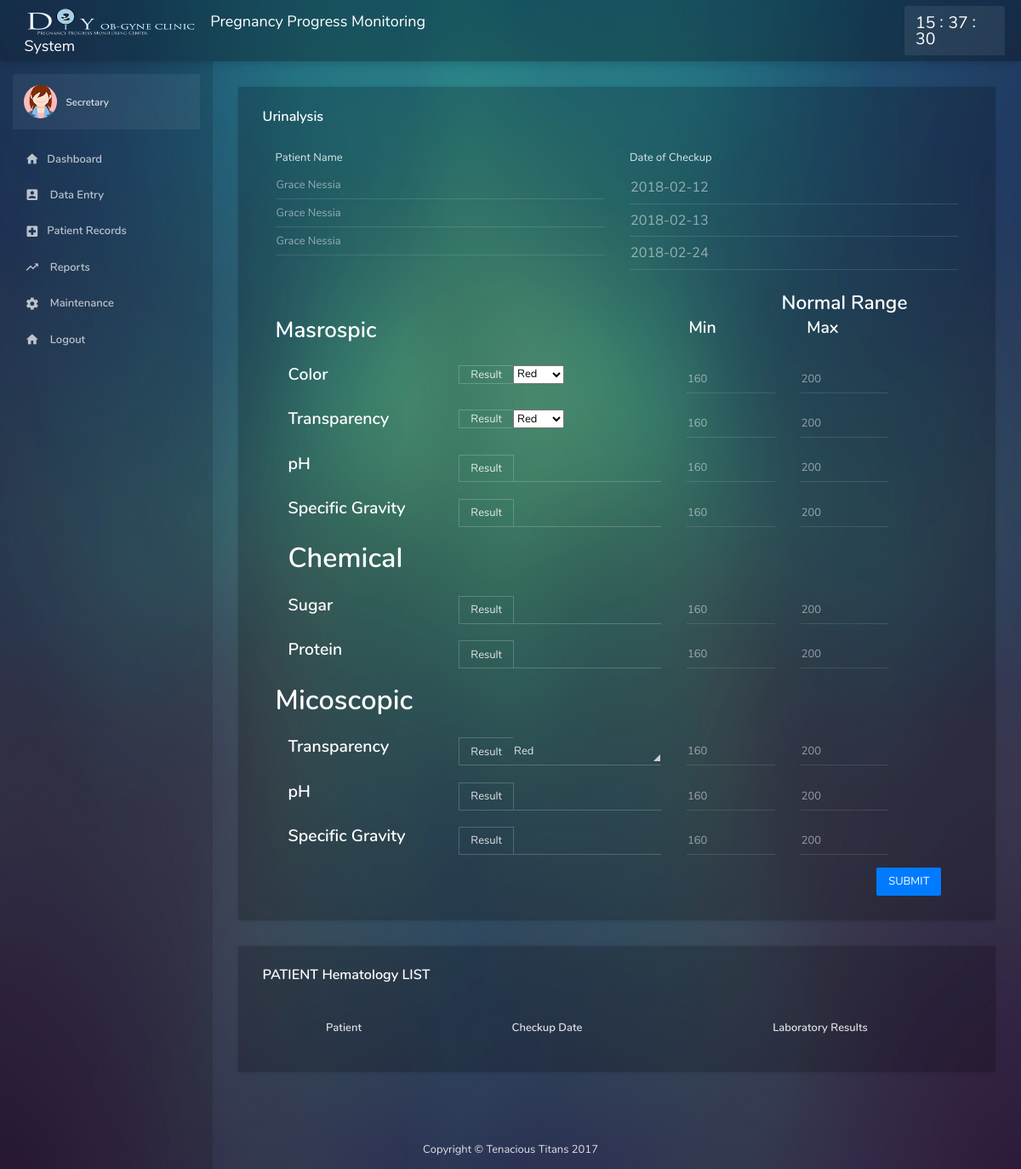
The app's page /admin/PatientLaboratory-Urinalysis.php?id3=9 with its own data.
### tables this page shows
CREATE TABLE `schedule` (
  `sched_ID` int(11) NOT NULL AUTO_INCREMENT,
  `patient_ID` int(11) NOT NULL,
  `sched_Date` date NOT NULL,
  `sched_Time` time NOT NULL,
  `sched_status` varchar(10) NOT NULL,
  `month` char(3) NOT NULL,
  `year` char(4) NOT NULL,
  PRIMARY KEY (`sched_ID`)
);

CREATE TABLE `patient` (
  `patient_ID` int(5) NOT NULL AUTO_INCREMENT,
  `patient_firstName` varchar(15) NOT NULL,
  `patient_lastName` varchar(15) NOT NULL,
  `patient_address` varchar(30) NOT NULL,
  `patient_contactNumber` varchar(15) NOT NULL,
  `patient_bloodType` varchar(5) NOT NULL,
  `patient_Age` int(5) NOT NULL,
  `patient_Name` varchar(30) NOT NULL,
  `patient_time` varchar(15) NOT NULL,
  `patient_LMP` date NOT NULL,
  `month` char(3) NOT NULL,
  `year` char(4) NOT NULL,
  PRIMARY KEY (`patient_ID`)
);

### admin/PatientLaboratory-Urinalysis.php (the view, shortened to what the rows shown need)
<?php
    include("includes/header.php");
    ?>
        <section class="content">
            <div class="card">
                <div class="card-body">
                      <form method="POST" action="actions/urinalysisAction.php">
                    <h2 class="card-title">Urinalysis</h2>
                <div class="container-fluid">
                <div class="row">
                        <div class="col-md-6">
                            <div class="form-group">
                                <label>Patient Name</label>
                                    <?php
                                    include "dbconnect.php";
                                      $id = $_GET['id3'];
                                    $pat = $connect->query("SELECT * FROM `schedule` INNER JOIN `patient` on schedule.patient_ID = patient.patient_ID WHERE schedule.patient_ID = '$id'") or die(mysqli_error());
                                    while($fetch = $pat->fetch_array()){?>
                                    <input type="text" class="form-control form-control" value="<?php echo $fetch['patient_Name']; ?>" disabled >
                                      <?php } ?>
                            </div>
                        </div>
                        <div class="col-md-6">
                           <div class="form-group">
                            <label>Date of Checkup</label>
                            <?php include "dbconnect.php";
                            $pat = $connect->query("SELECT * FROM `schedule` INNER JOIN `patient` on schedule.patient_ID = patient.patient_ID WHERE schedule.patient_ID = '$id'") or die(mysqli_error());
                            while($fetch = $pat->fetch_array()){ ?>
                            <input type="date" class="form-control form-control-lg date-picker" value="<?php echo $fetch['sched_Date']; ?>" name="pat_date"  placeholder="Enter Date of Chekup"  disabled>
                            <?php } ?>
                        </div>
                        </div>
                    </div>
                    <div class="row">
                        <div class="col-sm-7">
                          <div class="input-group">
                             <h2 style="text-align:left">Masrospic</h2>
                        </div>
                    </div>
                </div>
                <br>
                   <div class="col-sm-3">
                          <h1 style="text-align:left">Chemical</h1><br>
                    </div>
                <h1 style="text-align:left">Micoscopic</h1><br>
                 </form>
                  </div>
            </div>
                <div class="card">
                <div class="card-body">
                    <div class="row">
                        <div class="col-md-12">
                                <div class="table-responsive">
                                    <table class="table mb-0">
                                        <thead>
                                            <tr>
                                                <th><center>Patient</center></th>
                                                <th><center>Checkup Date</center></th>
                                                <th><center>Laboratory Results</center></th>
                                            </tr>
                                        </thead>
                                    </table>
                                </div>
                        </div>
                    </div>
            </div>
        </div>
        </section>
        </main>
<?php include("includes/footer.php"); ?>
    </body>
</html>

### records on screen
schedule: patient_ID.patient_Name "Grace Nessia", pat_date "2018-02-12"
schedule: patient_ID.patient_Name "Grace Nessia", pat_date "2018-02-13"
schedule: patient_ID.patient_Name "Grace Nessia", pat_date "2018-02-24"
